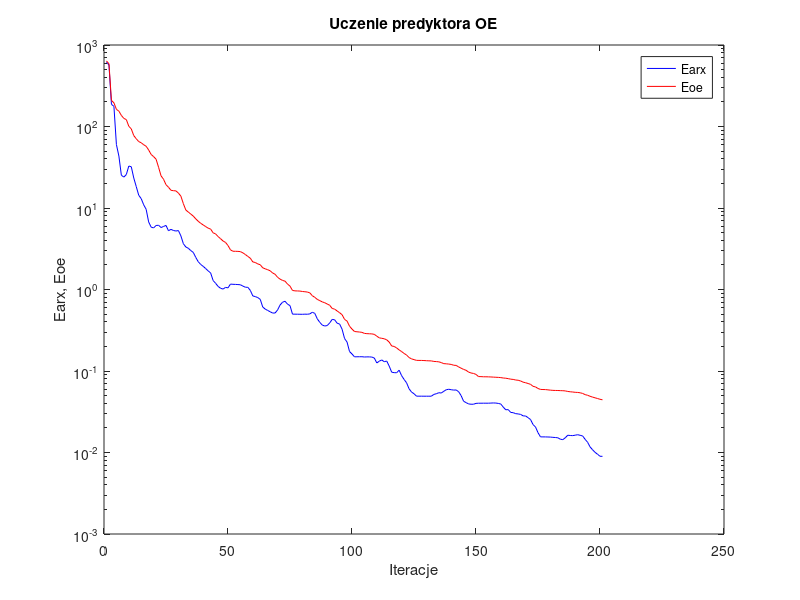
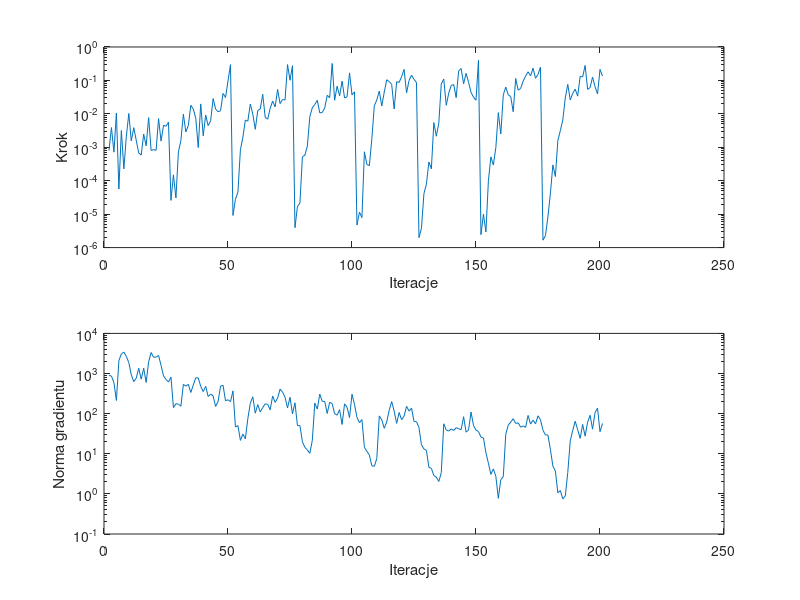

The MATLAB script that drew these images, in order:
%uczenie predyktora oe
clear all;
n=0; farx(n+1)=6.201013e+002; foe(n+1)=6.374457e+002; wspucz(n+1)=0.000000e+000; ng(n+1)=0.000000e+000;
%odnowa zmiennej metryki
n=1; farx(n+1)=5.684563e+002; foe(n+1)=5.889297e+002; krok(n+1)=8.010721e-004; ng(n+1)=8.955366e+002;
n=2; farx(n+1)=1.870231e+002; foe(n+1)=2.086813e+002; krok(n+1)=3.898185e-003; ng(n+1)=8.643707e+002;
n=3; farx(n+1)=1.768395e+002; foe(n+1)=1.953516e+002; krok(n+1)=7.139873e-004; ng(n+1)=5.927323e+002;
n=4; farx(n+1)=6.014484e+001; foe(n+1)=1.623803e+002; krok(n+1)=1.054546e-002; ng(n+1)=2.131630e+002;
n=5; farx(n+1)=4.339347e+001; foe(n+1)=1.541620e+002; krok(n+1)=5.658127e-005; ng(n+1)=2.104081e+003;
n=6; farx(n+1)=2.521628e+001; foe(n+1)=1.368090e+002; krok(n+1)=3.174920e-003; ng(n+1)=3.080582e+003;
n=7; farx(n+1)=2.394955e+001; foe(n+1)=1.256938e+002; krok(n+1)=2.263251e-004; ng(n+1)=3.413092e+003;
n=8; farx(n+1)=2.573212e+001; foe(n+1)=1.215678e+002; krok(n+1)=2.086706e-003; ng(n+1)=2.678729e+003;
n=9; farx(n+1)=3.271491e+001; foe(n+1)=1.006703e+002; krok(n+1)=1.025657e-002; ng(n+1)=1.871505e+003;
n=10; farx(n+1)=3.208415e+001; foe(n+1)=9.343837e+001; krok(n+1)=1.548346e-003; ng(n+1)=9.282866e+002;
n=11; farx(n+1)=2.335420e+001; foe(n+1)=7.736823e+001; krok(n+1)=3.869544e-003; ng(n+1)=6.276315e+002;
n=12; farx(n+1)=1.833177e+001; foe(n+1)=7.077348e+001; krok(n+1)=1.612540e-003; ng(n+1)=7.669209e+002;
n=13; farx(n+1)=1.434492e+001; foe(n+1)=6.530601e+001; krok(n+1)=6.767654e-004; ng(n+1)=1.354614e+003;
n=14; farx(n+1)=1.303240e+001; foe(n+1)=6.318521e+001; krok(n+1)=5.854853e-004; ng(n+1)=7.224896e+002;
n=15; farx(n+1)=1.094937e+001; foe(n+1)=5.973259e+001; krok(n+1)=2.478671e-003; ng(n+1)=1.351992e+003;
n=16; farx(n+1)=9.629297e+000; foe(n+1)=5.720667e+001; krok(n+1)=1.109421e-003; ng(n+1)=5.999668e+002;
n=17; farx(n+1)=6.749875e+000; foe(n+1)=5.153762e+001; krok(n+1)=7.692316e-003; ng(n+1)=1.963041e+003;
n=18; farx(n+1)=5.827941e+000; foe(n+1)=4.542015e+001; krok(n+1)=8.034520e-004; ng(n+1)=3.338253e+003;
n=19; farx(n+1)=5.699451e+000; foe(n+1)=4.269008e+001; krok(n+1)=8.540993e-004; ng(n+1)=2.547615e+003;
n=20; farx(n+1)=6.101201e+000; foe(n+1)=3.969925e+001; krok(n+1)=8.058731e-004; ng(n+1)=2.573147e+003;
n=21; farx(n+1)=6.143016e+000; foe(n+1)=3.162028e+001; krok(n+1)=7.191676e-003; ng(n+1)=2.815879e+003;
n=22; farx(n+1)=5.759450e+000; foe(n+1)=2.482357e+001; krok(n+1)=1.532816e-003; ng(n+1)=1.590442e+003;
n=23; farx(n+1)=5.934180e+000; foe(n+1)=2.254062e+001; krok(n+1)=4.548255e-003; ng(n+1)=8.682972e+002;
n=24; farx(n+1)=6.114410e+000; foe(n+1)=1.931705e+001; krok(n+1)=4.258262e-003; ng(n+1)=7.138730e+002;
n=25; farx(n+1)=5.258447e+000; foe(n+1)=1.798109e+001; krok(n+1)=5.608324e-003; ng(n+1)=6.135271e+002;
%odnowa zmiennej metryki
n=26; farx(n+1)=5.469849e+000; foe(n+1)=1.649692e+001; krok(n+1)=2.581106e-005; ng(n+1)=8.149541e+002;
n=27; farx(n+1)=5.298687e+000; foe(n+1)=1.630953e+001; krok(n+1)=1.500113e-004; ng(n+1)=1.414364e+002;
n=28; farx(n+1)=5.217953e+000; foe(n+1)=1.622247e+001; krok(n+1)=3.048993e-005; ng(n+1)=1.772938e+002;
n=29; farx(n+1)=5.287868e+000; foe(n+1)=1.525233e+001; krok(n+1)=7.304663e-004; ng(n+1)=1.725175e+002;
n=30; farx(n+1)=4.551527e+000; foe(n+1)=1.397090e+001; krok(n+1)=1.588254e-003; ng(n+1)=1.527556e+002;
n=31; farx(n+1)=3.646850e+000; foe(n+1)=1.129806e+001; krok(n+1)=9.748751e-003; ng(n+1)=5.364744e+002;
n=32; farx(n+1)=3.323006e+000; foe(n+1)=9.432497e+000; krok(n+1)=2.883948e-003; ng(n+1)=4.848351e+002;
n=33; farx(n+1)=3.206684e+000; foe(n+1)=8.919454e+000; krok(n+1)=4.464102e-003; ng(n+1)=5.380986e+002;
n=34; farx(n+1)=3.002533e+000; foe(n+1)=8.416754e+000; krok(n+1)=1.802073e-002; ng(n+1)=3.364465e+002;
n=35; farx(n+1)=2.852628e+000; foe(n+1)=7.961989e+000; krok(n+1)=1.406421e-002; ng(n+1)=5.160431e+002;
n=36; farx(n+1)=2.476303e+000; foe(n+1)=7.355574e+000; krok(n+1)=7.366454e-003; ng(n+1)=7.841962e+002;
n=37; farx(n+1)=2.192407e+000; foe(n+1)=6.873412e+000; krok(n+1)=9.854180e-004; ng(n+1)=7.769970e+002;
n=38; farx(n+1)=2.028480e+000; foe(n+1)=6.485687e+000; krok(n+1)=1.982701e-002; ng(n+1)=4.793111e+002;
n=39; farx(n+1)=1.923226e+000; foe(n+1)=6.199764e+000; krok(n+1)=2.209886e-003; ng(n+1)=3.539802e+002;
n=40; farx(n+1)=1.807014e+000; foe(n+1)=5.913859e+000; krok(n+1)=9.258382e-003; ng(n+1)=4.802645e+002;
n=41; farx(n+1)=1.692502e+000; foe(n+1)=5.659991e+000; krok(n+1)=4.419773e-003; ng(n+1)=2.671559e+002;
n=42; farx(n+1)=1.595814e+000; foe(n+1)=5.511738e+000; krok(n+1)=6.223487e-003; ng(n+1)=3.078711e+002;
n=43; farx(n+1)=1.288444e+000; foe(n+1)=4.960383e+000; krok(n+1)=2.867438e-002; ng(n+1)=2.755995e+002;
n=44; farx(n+1)=1.192013e+000; foe(n+1)=4.811093e+000; krok(n+1)=1.399673e-002; ng(n+1)=1.512589e+002;
n=45; farx(n+1)=1.091564e+000; foe(n+1)=4.465855e+000; krok(n+1)=1.154146e-002; ng(n+1)=2.017799e+002;
n=46; farx(n+1)=1.035883e+000; foe(n+1)=4.199412e+000; krok(n+1)=1.238474e-002; ng(n+1)=4.864195e+002;
n=47; farx(n+1)=1.012282e+000; foe(n+1)=3.939044e+000; krok(n+1)=4.077788e-002; ng(n+1)=5.094865e+002;
n=48; farx(n+1)=1.061846e+000; foe(n+1)=3.780387e+000; krok(n+1)=3.086502e-002; ng(n+1)=2.097391e+002;
n=49; farx(n+1)=1.047761e+000; foe(n+1)=3.463958e+000; krok(n+1)=9.636975e-002; ng(n+1)=2.218268e+002;
n=50; farx(n+1)=1.165537e+000; foe(n+1)=3.062719e+000; krok(n+1)=2.953927e-001; ng(n+1)=1.981599e+002;
%odnowa zmiennej metryki
n=51; farx(n+1)=1.157923e+000; foe(n+1)=2.947192e+000; krok(n+1)=9.155646e-006; ng(n+1)=3.688305e+002;
n=52; farx(n+1)=1.155144e+000; foe(n+1)=2.943451e+000; krok(n+1)=2.793956e-005; ng(n+1)=4.639512e+001;
n=53; farx(n+1)=1.149784e+000; foe(n+1)=2.936155e+000; krok(n+1)=4.559723e-005; ng(n+1)=5.043817e+001;
n=54; farx(n+1)=1.143467e+000; foe(n+1)=2.916195e+000; krok(n+1)=8.418412e-004; ng(n+1)=2.153769e+001;
n=55; farx(n+1)=1.100697e+000; foe(n+1)=2.815488e+000; krok(n+1)=2.001233e-003; ng(n+1)=3.098939e+001;
n=56; farx(n+1)=1.067090e+000; foe(n+1)=2.686738e+000; krok(n+1)=6.496894e-003; ng(n+1)=2.364410e+001;
n=57; farx(n+1)=1.062966e+000; foe(n+1)=2.545847e+000; krok(n+1)=6.081190e-003; ng(n+1)=7.551570e+001;
n=58; farx(n+1)=9.754404e-001; foe(n+1)=2.420502e+000; krok(n+1)=1.971970e-002; ng(n+1)=1.819588e+002;
n=59; farx(n+1)=8.338055e-001; foe(n+1)=2.179851e+000; krok(n+1)=9.707132e-003; ng(n+1)=2.633924e+002;
n=60; farx(n+1)=8.187124e-001; foe(n+1)=2.145124e+000; krok(n+1)=3.446556e-003; ng(n+1)=1.025430e+002;
n=61; farx(n+1)=7.959231e-001; foe(n+1)=2.059883e+000; krok(n+1)=1.263902e-002; ng(n+1)=1.681264e+002;
n=62; farx(n+1)=7.575367e-001; foe(n+1)=2.012868e+000; krok(n+1)=1.394089e-002; ng(n+1)=1.106619e+002;
n=63; farx(n+1)=6.100798e-001; foe(n+1)=1.846510e+000; krok(n+1)=3.833684e-002; ng(n+1)=1.416536e+002;
n=64; farx(n+1)=5.751711e-001; foe(n+1)=1.794376e+000; krok(n+1)=7.883344e-003; ng(n+1)=1.760697e+002;
n=65; farx(n+1)=5.533074e-001; foe(n+1)=1.749503e+000; krok(n+1)=6.912131e-003; ng(n+1)=1.707270e+002;
n=66; farx(n+1)=5.332610e-001; foe(n+1)=1.696015e+000; krok(n+1)=1.450364e-002; ng(n+1)=1.248884e+002;
n=67; farx(n+1)=5.141216e-001; foe(n+1)=1.594184e+000; krok(n+1)=2.419175e-002; ng(n+1)=2.758085e+002;
n=68; farx(n+1)=5.150597e-001; foe(n+1)=1.537262e+000; krok(n+1)=1.611092e-002; ng(n+1)=1.916047e+002;
n=69; farx(n+1)=5.619430e-001; foe(n+1)=1.410860e+000; krok(n+1)=5.375048e-002; ng(n+1)=2.428396e+002;
n=70; farx(n+1)=6.454324e-001; foe(n+1)=1.340812e+000; krok(n+1)=2.017194e-002; ng(n+1)=4.091583e+002;
n=71; farx(n+1)=6.989706e-001; foe(n+1)=1.292391e+000; krok(n+1)=2.687524e-002; ng(n+1)=3.444964e+002;
n=72; farx(n+1)=7.174869e-001; foe(n+1)=1.265699e+000; krok(n+1)=2.578794e-002; ng(n+1)=2.564555e+002;
n=73; farx(n+1)=6.609526e-001; foe(n+1)=1.166301e+000; krok(n+1)=2.969638e-001; ng(n+1)=1.385594e+002;
n=74; farx(n+1)=6.344869e-001; foe(n+1)=1.100194e+000; krok(n+1)=1.011122e-001; ng(n+1)=2.565130e+002;
n=75; farx(n+1)=4.985284e-001; foe(n+1)=9.741582e-001; krok(n+1)=2.767350e-001; ng(n+1)=9.902248e+001;
%odnowa zmiennej metryki
n=76; farx(n+1)=4.982400e-001; foe(n+1)=9.621406e-001; krok(n+1)=3.932457e-006; ng(n+1)=1.859839e+002;
n=77; farx(n+1)=4.975379e-001; foe(n+1)=9.600014e-001; krok(n+1)=1.689056e-005; ng(n+1)=5.035626e+001;
n=78; farx(n+1)=4.969745e-001; foe(n+1)=9.565902e-001; krok(n+1)=2.142725e-005; ng(n+1)=5.031567e+001;
n=79; farx(n+1)=4.962338e-001; foe(n+1)=9.456576e-001; krok(n+1)=5.202718e-004; ng(n+1)=1.992574e+001;
n=80; farx(n+1)=4.984645e-001; foe(n+1)=9.389015e-001; krok(n+1)=5.791468e-004; ng(n+1)=1.438705e+001;
n=81; farx(n+1)=4.970171e-001; foe(n+1)=9.306132e-001; krok(n+1)=1.093065e-003; ng(n+1)=1.241832e+001;
n=82; farx(n+1)=5.021676e-001; foe(n+1)=9.091490e-001; krok(n+1)=8.417037e-003; ng(n+1)=1.025439e+001;
n=83; farx(n+1)=5.261505e-001; foe(n+1)=8.388643e-001; krok(n+1)=1.517118e-002; ng(n+1)=2.168493e+001;
n=84; farx(n+1)=5.092384e-001; foe(n+1)=8.015265e-001; krok(n+1)=1.918067e-002; ng(n+1)=1.831920e+002;
n=85; farx(n+1)=4.369502e-001; foe(n+1)=7.563814e-001; krok(n+1)=2.527804e-002; ng(n+1)=1.302212e+002;
n=86; farx(n+1)=3.956969e-001; foe(n+1)=7.303086e-001; krok(n+1)=1.071441e-002; ng(n+1)=3.066114e+002;
n=87; farx(n+1)=3.663194e-001; foe(n+1)=7.048318e-001; krok(n+1)=1.095618e-002; ng(n+1)=2.022793e+002;
n=88; farx(n+1)=3.566333e-001; foe(n+1)=6.882503e-001; krok(n+1)=1.511671e-002; ng(n+1)=2.008489e+002;
n=89; farx(n+1)=3.609668e-001; foe(n+1)=6.641171e-001; krok(n+1)=3.586741e-002; ng(n+1)=1.009452e+002;
n=90; farx(n+1)=3.888553e-001; foe(n+1)=6.407111e-001; krok(n+1)=3.034235e-002; ng(n+1)=1.925705e+002;
n=91; farx(n+1)=4.294298e-001; foe(n+1)=5.854164e-001; krok(n+1)=3.224739e-001; ng(n+1)=1.772572e+002;
n=92; farx(n+1)=4.252717e-001; foe(n+1)=5.743404e-001; krok(n+1)=2.556212e-002; ng(n+1)=9.964565e+001;
n=93; farx(n+1)=3.859596e-001; foe(n+1)=5.454492e-001; krok(n+1)=6.736795e-002; ng(n+1)=9.151331e+001;
n=94; farx(n+1)=3.771852e-001; foe(n+1)=5.190113e-001; krok(n+1)=3.450322e-002; ng(n+1)=1.252629e+002;
n=95; farx(n+1)=3.258506e-001; foe(n+1)=4.908298e-001; krok(n+1)=9.513510e-002; ng(n+1)=5.376173e+001;
n=96; farx(n+1)=2.502112e-001; foe(n+1)=4.297979e-001; krok(n+1)=3.002384e-002; ng(n+1)=1.753988e+002;
n=97; farx(n+1)=2.265959e-001; foe(n+1)=4.099345e-001; krok(n+1)=3.244437e-002; ng(n+1)=1.440694e+002;
n=98; farx(n+1)=1.734715e-001; foe(n+1)=3.548765e-001; krok(n+1)=1.677703e-001; ng(n+1)=8.005602e+001;
n=99; farx(n+1)=1.616743e-001; foe(n+1)=3.267990e-001; krok(n+1)=3.685012e-002; ng(n+1)=3.035975e+002;
n=100; farx(n+1)=1.492841e-001; foe(n+1)=3.053040e-001; krok(n+1)=4.568872e-002; ng(n+1)=1.716548e+002;
%odnowa zmiennej metryki
n=101; farx(n+1)=1.494893e-001; foe(n+1)=3.028792e-001; krok(n+1)=4.717423e-006; ng(n+1)=8.052708e+001;
n=102; farx(n+1)=1.496194e-001; foe(n+1)=3.008562e-001; krok(n+1)=1.141354e-005; ng(n+1)=5.937750e+001;
n=103; farx(n+1)=1.497378e-001; foe(n+1)=2.980583e-001; krok(n+1)=7.895680e-006; ng(n+1)=7.144351e+001;
n=104; farx(n+1)=1.485167e-001; foe(n+1)=2.895163e-001; krok(n+1)=7.348901e-004; ng(n+1)=1.444041e+001;
n=105; farx(n+1)=1.490638e-001; foe(n+1)=2.872327e-001; krok(n+1)=3.079053e-004; ng(n+1)=1.152946e+001;
n=106; farx(n+1)=1.489780e-001; foe(n+1)=2.863513e-001; krok(n+1)=2.815739e-004; ng(n+1)=9.305992e+000;
n=107; farx(n+1)=1.482975e-001; foe(n+1)=2.853654e-001; krok(n+1)=1.797903e-003; ng(n+1)=5.024718e+000;
n=108; farx(n+1)=1.442634e-001; foe(n+1)=2.815863e-001; krok(n+1)=1.741045e-002; ng(n+1)=4.872937e+000;
n=109; farx(n+1)=1.254881e-001; foe(n+1)=2.674614e-001; krok(n+1)=2.610641e-002; ng(n+1)=7.587074e+000;
n=110; farx(n+1)=1.320727e-001; foe(n+1)=2.551087e-001; krok(n+1)=4.784719e-002; ng(n+1)=8.773274e+001;
n=111; farx(n+1)=1.367311e-001; foe(n+1)=2.518423e-001; krok(n+1)=1.713076e-002; ng(n+1)=6.993688e+001;
n=112; farx(n+1)=1.299076e-001; foe(n+1)=2.485554e-001; krok(n+1)=4.446078e-002; ng(n+1)=4.320244e+001;
n=113; farx(n+1)=1.325256e-001; foe(n+1)=2.413264e-001; krok(n+1)=1.046893e-001; ng(n+1)=6.210201e+001;
n=114; farx(n+1)=1.148177e-001; foe(n+1)=2.262776e-001; krok(n+1)=9.267410e-002; ng(n+1)=1.220903e+002;
n=115; farx(n+1)=9.671076e-002; foe(n+1)=2.027693e-001; krok(n+1)=7.610620e-002; ng(n+1)=1.999727e+002;
n=116; farx(n+1)=9.544766e-002; foe(n+1)=2.001929e-001; krok(n+1)=1.394089e-002; ng(n+1)=1.156925e+002;
n=117; farx(n+1)=9.518253e-002; foe(n+1)=1.917424e-001; krok(n+1)=9.137743e-002; ng(n+1)=5.712575e+001;
n=118; farx(n+1)=1.023442e-001; foe(n+1)=1.816444e-001; krok(n+1)=8.693674e-002; ng(n+1)=1.066842e+002;
n=119; farx(n+1)=8.774046e-002; foe(n+1)=1.731444e-001; krok(n+1)=1.291716e-001; ng(n+1)=7.068766e+001;
n=120; farx(n+1)=7.878133e-002; foe(n+1)=1.642881e-001; krok(n+1)=2.133995e-001; ng(n+1)=8.660715e+001;
n=121; farx(n+1)=7.172084e-002; foe(n+1)=1.570277e-001; krok(n+1)=4.226038e-002; ng(n+1)=1.524096e+002;
n=122; farx(n+1)=6.058146e-002; foe(n+1)=1.463691e-001; krok(n+1)=9.907791e-002; ng(n+1)=1.159084e+002;
n=123; farx(n+1)=5.519146e-002; foe(n+1)=1.409420e-001; krok(n+1)=1.434696e-001; ng(n+1)=1.374722e+002;
n=124; farx(n+1)=5.261957e-002; foe(n+1)=1.379384e-001; krok(n+1)=1.071906e-001; ng(n+1)=6.406179e+001;
n=125; farx(n+1)=4.912498e-002; foe(n+1)=1.351048e-001; krok(n+1)=8.693674e-002; ng(n+1)=6.286947e+001;
%odnowa zmiennej metryki
n=126; farx(n+1)=4.910919e-002; foe(n+1)=1.348666e-001; krok(n+1)=1.985021e-006; ng(n+1)=4.516795e+001;
n=127; farx(n+1)=4.910085e-002; foe(n+1)=1.348124e-001; krok(n+1)=3.735878e-006; ng(n+1)=1.677155e+001;
n=128; farx(n+1)=4.906599e-002; foe(n+1)=1.344080e-001; krok(n+1)=4.115920e-005; ng(n+1)=1.318726e+001;
n=129; farx(n+1)=4.906873e-002; foe(n+1)=1.337789e-001; krok(n+1)=7.910691e-005; ng(n+1)=1.212235e+001;
n=130; farx(n+1)=4.906890e-002; foe(n+1)=1.333125e-001; krok(n+1)=3.624433e-004; ng(n+1)=4.629676e+000;
n=131; farx(n+1)=4.908873e-002; foe(n+1)=1.330208e-001; krok(n+1)=2.263251e-004; ng(n+1)=4.319827e+000;
n=132; farx(n+1)=5.161712e-002; foe(n+1)=1.310558e-001; krok(n+1)=5.478088e-003; ng(n+1)=2.854284e+000;
n=133; farx(n+1)=5.262556e-002; foe(n+1)=1.305285e-001; krok(n+1)=2.145173e-003; ng(n+1)=2.626736e+000;
n=134; farx(n+1)=5.415375e-002; foe(n+1)=1.295620e-001; krok(n+1)=5.295103e-003; ng(n+1)=2.037216e+000;
n=135; farx(n+1)=5.368109e-002; foe(n+1)=1.268745e-001; krok(n+1)=7.882375e-002; ng(n+1)=3.366941e+000;
n=136; farx(n+1)=5.635922e-002; foe(n+1)=1.231333e-001; krok(n+1)=1.093143e-001; ng(n+1)=5.585894e+001;
n=137; farx(n+1)=5.889165e-002; foe(n+1)=1.225663e-001; krok(n+1)=1.806042e-002; ng(n+1)=3.912116e+001;
n=138; farx(n+1)=5.972313e-002; foe(n+1)=1.216283e-001; krok(n+1)=4.165943e-002; ng(n+1)=3.681202e+001;
n=139; farx(n+1)=5.894543e-002; foe(n+1)=1.204390e-001; krok(n+1)=7.084462e-002; ng(n+1)=4.141610e+001;
n=140; farx(n+1)=5.833049e-002; foe(n+1)=1.176696e-001; krok(n+1)=7.524152e-002; ng(n+1)=3.817539e+001;
n=141; farx(n+1)=5.852411e-002; foe(n+1)=1.171514e-001; krok(n+1)=3.052860e-002; ng(n+1)=4.454551e+001;
n=142; farx(n+1)=5.568474e-002; foe(n+1)=1.121701e-001; krok(n+1)=1.919189e-001; ng(n+1)=4.222800e+001;
n=143; farx(n+1)=4.988783e-002; foe(n+1)=1.082932e-001; krok(n+1)=2.268451e-001; ng(n+1)=3.988107e+001;
n=144; farx(n+1)=4.257142e-002; foe(n+1)=1.045714e-001; krok(n+1)=7.903310e-002; ng(n+1)=8.383021e+001;
n=145; farx(n+1)=4.092056e-002; foe(n+1)=1.020666e-001; krok(n+1)=1.631115e-001; ng(n+1)=3.457747e+001;
n=146; farx(n+1)=3.946753e-002; foe(n+1)=9.697399e-002; krok(n+1)=8.764941e-002; ng(n+1)=3.927617e+001;
n=147; farx(n+1)=3.910142e-002; foe(n+1)=9.456532e-002; krok(n+1)=4.388300e-002; ng(n+1)=1.095566e+002;
n=148; farx(n+1)=3.911646e-002; foe(n+1)=9.330213e-002; krok(n+1)=3.133413e-002; ng(n+1)=5.021919e+001;
n=149; farx(n+1)=4.006915e-002; foe(n+1)=9.083106e-002; krok(n+1)=2.556569e-002; ng(n+1)=3.881663e+001;
n=150; farx(n+1)=4.023857e-002; foe(n+1)=8.544470e-002; krok(n+1)=4.004429e-001; ng(n+1)=3.574713e+001;
%odnowa zmiennej metryki
n=151; farx(n+1)=4.024885e-002; foe(n+1)=8.534077e-002; krok(n+1)=2.441629e-006; ng(n+1)=2.606782e+001;
n=152; farx(n+1)=4.028392e-002; foe(n+1)=8.493333e-002; krok(n+1)=9.955536e-006; ng(n+1)=2.470525e+001;
n=153; farx(n+1)=4.027639e-002; foe(n+1)=8.491676e-002; krok(n+1)=2.938190e-006; ng(n+1)=1.060983e+001;
n=154; farx(n+1)=4.026291e-002; foe(n+1)=8.476748e-002; krok(n+1)=1.007837e-004; ng(n+1)=5.809939e+000;
n=155; farx(n+1)=4.041416e-002; foe(n+1)=8.448987e-002; krok(n+1)=5.157570e-004; ng(n+1)=3.065739e+000;
n=156; farx(n+1)=4.054984e-002; foe(n+1)=8.413382e-002; krok(n+1)=2.939122e-004; ng(n+1)=4.195112e+000;
n=157; farx(n+1)=4.043994e-002; foe(n+1)=8.379416e-002; krok(n+1)=9.843744e-004; ng(n+1)=2.741425e+000;
n=158; farx(n+1)=4.000810e-002; foe(n+1)=8.350415e-002; krok(n+1)=1.086709e-002; ng(n+1)=7.754882e-001;
n=159; farx(n+1)=3.933500e-002; foe(n+1)=8.298080e-002; krok(n+1)=2.501815e-003; ng(n+1)=2.262218e+000;
n=160; farx(n+1)=3.603895e-002; foe(n+1)=8.205348e-002; krok(n+1)=3.699869e-002; ng(n+1)=2.689796e+000;
n=161; farx(n+1)=3.346048e-002; foe(n+1)=8.154839e-002; krok(n+1)=6.345766e-002; ng(n+1)=3.033412e+001;
n=162; farx(n+1)=3.358096e-002; foe(n+1)=8.060575e-002; krok(n+1)=3.715822e-002; ng(n+1)=5.160686e+001;
n=163; farx(n+1)=3.102439e-002; foe(n+1)=7.938977e-002; krok(n+1)=3.280985e-002; ng(n+1)=6.130012e+001;
n=164; farx(n+1)=3.081539e-002; foe(n+1)=7.885054e-002; krok(n+1)=1.158426e-002; ng(n+1)=7.499232e+001;
n=165; farx(n+1)=2.997161e-002; foe(n+1)=7.754281e-002; krok(n+1)=1.144404e-001; ng(n+1)=5.713421e+001;
n=166; farx(n+1)=2.973322e-002; foe(n+1)=7.699346e-002; krok(n+1)=5.082412e-002; ng(n+1)=5.884479e+001;
n=167; farx(n+1)=2.934669e-002; foe(n+1)=7.539055e-002; krok(n+1)=5.730945e-002; ng(n+1)=4.598070e+001;
n=168; farx(n+1)=2.813625e-002; foe(n+1)=7.297663e-002; krok(n+1)=9.513510e-002; ng(n+1)=4.938370e+001;
n=169; farx(n+1)=2.805687e-002; foe(n+1)=7.177799e-002; krok(n+1)=1.344350e-001; ng(n+1)=4.555275e+001;
n=170; farx(n+1)=2.676355e-002; foe(n+1)=7.027677e-002; krok(n+1)=1.809649e-001; ng(n+1)=9.022144e+001;
n=171; farx(n+1)=2.535240e-002; foe(n+1)=6.857343e-002; krok(n+1)=1.365319e-001; ng(n+1)=5.485777e+001;
n=172; farx(n+1)=2.201641e-002; foe(n+1)=6.488338e-002; krok(n+1)=2.317569e-001; ng(n+1)=6.891662e+001;
n=173; farx(n+1)=2.055069e-002; foe(n+1)=6.376790e-002; krok(n+1)=1.160291e-001; ng(n+1)=5.563794e+001;
n=174; farx(n+1)=1.750335e-002; foe(n+1)=6.102671e-002; krok(n+1)=1.510272e-001; ng(n+1)=8.829498e+001;
n=175; farx(n+1)=1.555732e-002; foe(n+1)=5.944642e-002; krok(n+1)=2.496347e-001; ng(n+1)=7.013873e+001;
%odnowa zmiennej metryki
n=176; farx(n+1)=1.554496e-002; foe(n+1)=5.926213e-002; krok(n+1)=1.669863e-006; ng(n+1)=3.847061e+001;
n=177; farx(n+1)=1.553641e-002; foe(n+1)=5.915291e-002; krok(n+1)=2.276942e-006; ng(n+1)=2.942228e+001;
n=178; farx(n+1)=1.549832e-002; foe(n+1)=5.868908e-002; krok(n+1)=8.274713e-006; ng(n+1)=2.934363e+001;
n=179; farx(n+1)=1.545787e-002; foe(n+1)=5.822530e-002; krok(n+1)=4.264017e-005; ng(n+1)=1.277188e+001;
n=180; farx(n+1)=1.534744e-002; foe(n+1)=5.787576e-002; krok(n+1)=2.969451e-004; ng(n+1)=4.913733e+000;
n=181; farx(n+1)=1.527323e-002; foe(n+1)=5.771882e-002; krok(n+1)=1.333319e-004; ng(n+1)=3.728807e+000;
n=182; farx(n+1)=1.515321e-002; foe(n+1)=5.764851e-002; krok(n+1)=1.588254e-003; ng(n+1)=1.063637e+000;
n=183; farx(n+1)=1.456567e-002; foe(n+1)=5.743065e-002; krok(n+1)=3.144401e-003; ng(n+1)=1.211816e+000;
n=184; farx(n+1)=1.437217e-002; foe(n+1)=5.731053e-002; krok(n+1)=6.543079e-003; ng(n+1)=7.460380e-001;
n=185; farx(n+1)=1.516352e-002; foe(n+1)=5.698426e-002; krok(n+1)=3.006802e-002; ng(n+1)=8.857399e-001;
n=186; farx(n+1)=1.628732e-002; foe(n+1)=5.611216e-002; krok(n+1)=7.626731e-002; ng(n+1)=3.402655e+000;
n=187; farx(n+1)=1.616775e-002; foe(n+1)=5.561246e-002; krok(n+1)=2.604479e-002; ng(n+1)=2.095350e+001;
n=188; farx(n+1)=1.611241e-002; foe(n+1)=5.524397e-002; krok(n+1)=4.095813e-002; ng(n+1)=3.813606e+001;
n=189; farx(n+1)=1.631322e-002; foe(n+1)=5.477272e-002; krok(n+1)=5.483245e-002; ng(n+1)=6.486322e+001;
n=190; farx(n+1)=1.653499e-002; foe(n+1)=5.457467e-002; krok(n+1)=3.393376e-002; ng(n+1)=3.961970e+001;
n=191; farx(n+1)=1.624846e-002; foe(n+1)=5.405534e-002; krok(n+1)=1.329187e-001; ng(n+1)=2.420049e+001;
n=192; farx(n+1)=1.596693e-002; foe(n+1)=5.305396e-002; krok(n+1)=1.269153e-001; ng(n+1)=5.397380e+001;
n=193; farx(n+1)=1.450935e-002; foe(n+1)=5.129151e-002; krok(n+1)=2.798246e-001; ng(n+1)=2.752870e+001;
n=194; farx(n+1)=1.334424e-002; foe(n+1)=5.038037e-002; krok(n+1)=5.424665e-002; ng(n+1)=6.112837e+001;
n=195; farx(n+1)=1.171622e-002; foe(n+1)=4.895758e-002; krok(n+1)=6.101994e-002; ng(n+1)=9.074533e+001;
n=196; farx(n+1)=1.080345e-002; foe(n+1)=4.783563e-002; krok(n+1)=1.257655e-001; ng(n+1)=4.100018e+001;
n=197; farx(n+1)=1.005116e-002; foe(n+1)=4.689287e-002; krok(n+1)=6.468141e-002; ng(n+1)=1.056647e+002;
n=198; farx(n+1)=9.526635e-003; foe(n+1)=4.597088e-002; krok(n+1)=3.943936e-002; ng(n+1)=1.370785e+002;
n=199; farx(n+1)=8.989574e-003; foe(n+1)=4.498202e-002; krok(n+1)=2.134155e-001; ng(n+1)=3.553377e+001;
n=200; farx(n+1)=8.975515e-003; foe(n+1)=4.432730e-002; krok(n+1)=1.350958e-001; ng(n+1)=5.701406e+001;

figure; semilogy(farx,'b'); hold on; semilogy(foe,'r'); xlabel('Iteracje'); ylabel('Earx, Eoe'); legend('Earx','Eoe'); title('Uczenie predyktora OE');
figure; subplot(2,1,1); semilogy(krok); xlabel('Iteracje'); ylabel('Krok');
subplot(2,1,2); semilogy(ng); xlabel('Iteracje'); ylabel('Norma gradientu');
Earx=farx(n+1)
Eoe=foe(n+1)
